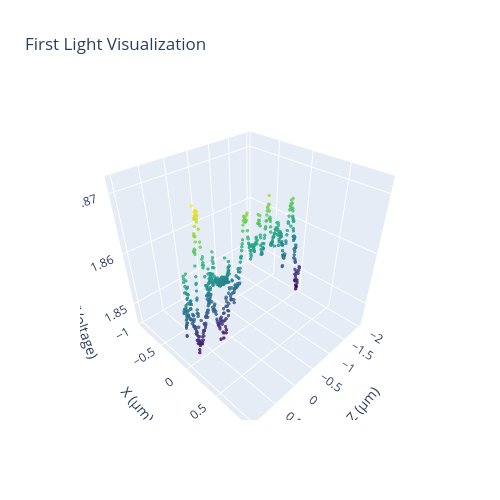

Notebook source saved alongside this figure:
### Code cell
## Z fine-tuning
stage = 'r'
line_numbers = [0, 1, 2] # left XY, right XY, all Z
speed = 6

# Enter a list of relative commands manually, comes back to original position
commands = [
    ['Z', 1],#2
    ['Z', -3], #-8
]
result = flc.scan_path(stage, commands, speed, line_numbers, perform_regression = False)

datapoints = result['datapoints']
fig = result['figure']

## Maximum point delta
max_point = datapoints[
    np.argmax(datapoints[:, 2])
][:2]

fig.show()

### Figure 1 — Plotly figure (JSON) as saved in the notebook; plotly's stock layout.template omitted (floating-point values rounded to 4 significant figures; data arrays with more than 128 entries replaced by an {"elided": "..."} marker saying what was removed)
{"data": [{"marker": {"color": {"elided": "576 float values"}, "colorscale": [[0, "#440154"], [0.1111, "#482878"], [0.2222, "#3e4989"], [0.3333, "#31688e"], [0.4444, "#26828e"], [0.5556, "#1f9e89"], [0.6667, "#35b779"], [0.7778, "#6ece58"], [0.8889, "#b5de2b"], [1, "#fde725"]], "opacity": 0.8, "size": 2}, "mode": "markers", "name": "Datapoints", "type": "scatter3d", "x": {"elided": "576 float values"}, "y": {"elided": "576 float values"}, "z": {"elided": "576 float values"}}], "layout": {"autosize": true, "height": 500, "scene": {"aspectmode": "cube", "xaxis": {"title": {"text": "Z (μm)"}}, "yaxis": {"title": {"text": "X (μm)"}}, "zaxis": {"title": {"text": "Radiant Power (Voltage)"}}}, "title": {"text": "First Light Visualization"}, "width": 500, "yaxis": {"scaleanchor": "x", "scaleratio": 1}}}
